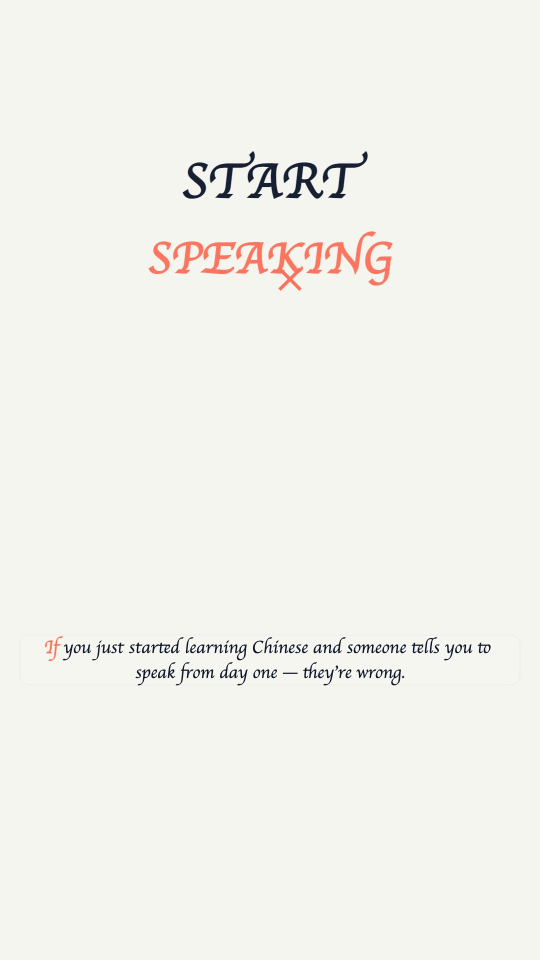
#> input picture content/01_silent_period/frames/frame_000006.jpg, 1080 x 1920 px (shown at 1/2 size); its folder holds only this picture in this run
$ python -i process_xihuan_cats.py   (imports and definitions only)
#> lines starting #> are read from the running program, lines starting #| are printed output that depends on the picture
import os
import glob
from PIL import Image, ImageOps

def make_transparent_lineart(img_path, out_path):
    img = Image.open(img_path).convert('L')

    # Invert grayscale: white (255) -> 0, black (0) -> 255
    # Boost contrast so paper background is 0 alpha
    table = []
    for i in range(256):
        if i >= 235:
            table.append(0)
        elif i <= 150:
            table.append(255)
        else:
            table.append(int((235 - i) / (235 - 150) * 255))

    alpha = img.point(table, mode='L')

    # Create dark slate color image (#0F172A = rgb(15, 23, 42))
    solid = Image.new('RGBA', img.size, (15, 23, 42, 255))
    solid.putalpha(alpha)

    os.makedirs(os.path.dirname(out_path), exist_ok=True)
    solid.save(out_path, 'PNG')
    print(f"Saved: {out_path}")

def generate_subtle_wobble_frames(base_png_path, out_prefix):
#> called with out_prefix = 'out.png'
    img = Image.open(base_png_path).convert('RGBA')
    w, h = img.size
#> w = 1080; h = 1920

    # Frame 1: Original
    img.save(f"{out_prefix}_f1.png", 'PNG')

    # Frame 2: Slight stretch
    f2 = img.resize((int(w * 1.015), int(h * 0.985)), Image.Resampling.BILINEAR)
    canvas2 = Image.new('RGBA', (w, h), (0, 0, 0, 0))
#> canvas2: PIL image 1080x1920 RGBA; every value is 0
    x_off2 = (w - f2.width) // 2
#> x_off2 = -8
    y_off2 = h - f2.height
#> y_off2 = 29
    canvas2.paste(f2, (x_off2, y_off2))
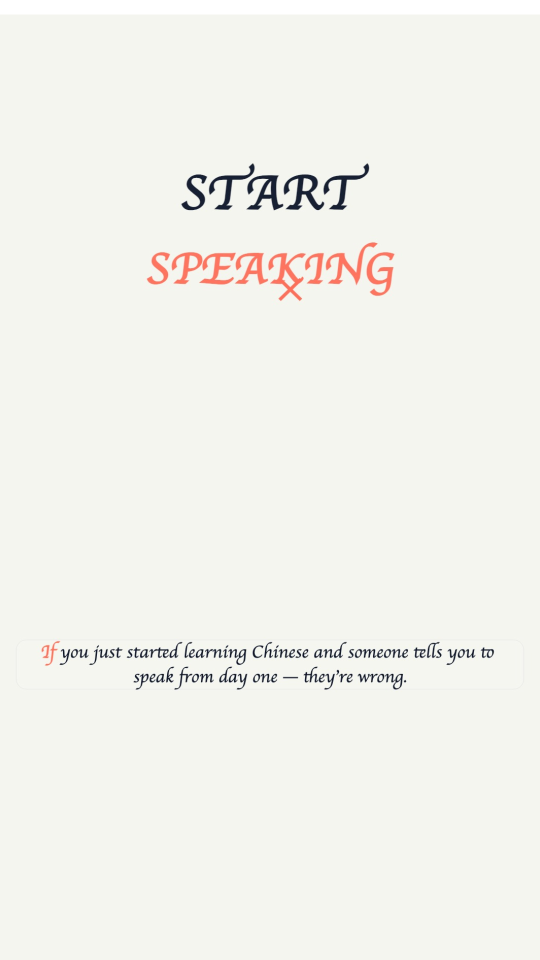
#> canvas2: PIL image 1080x1920 RGBA (shown at 1/2 size); mean R, G, B, A 238.4, 238.6, 232.8, 251.1; transparent parts drawn white
    canvas2.save(f"{out_prefix}_f2.png", 'PNG')

    # Frame 3: Slight bounce
    f3 = img.resize((int(w * 0.985), int(h * 1.015)), Image.Resampling.BILINEAR)
    canvas3 = Image.new('RGBA', (w, h), (0, 0, 0, 0))
    x_off3 = (w - f3.width) // 2
#> x_off3 = 8
    y_off3 = h - f3.height
#> y_off3 = -28
    canvas3.paste(f3, (x_off3, y_off3))
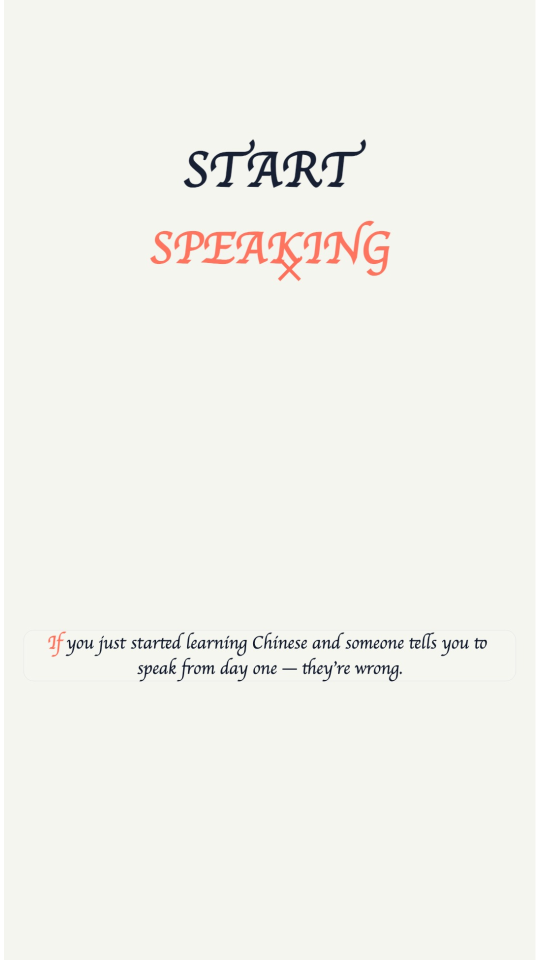
#> canvas3: PIL image 1080x1920 RGBA (shown at 1/2 size); mean R, G, B, A 238.2, 238.4, 232.6, 251; transparent parts drawn white
    canvas3.save(f"{out_prefix}_f3.png", 'PNG')
    print(f"Generated 3 flipbook frames for: {out_prefix}")

brain_dir = "/Users/peterridilla/.gemini/antigravity/brain/65f57bf0-24c4-4b3a-ad2f-1dac1b2037a1"
dest_dir = "/Users/peterridilla/Documents/fun/kanshu/videos/engine/public/cats/xihuan"
# [1 line not run here, left out]

actions = [
    ("cat_xihuan_f1", "cat_xihuan"),
    ("cat_drum_f1", "cat_drum"),
    ("cat_sing_f1", "cat_sing"),
    ("cat_victory_f1", "cat_victory"),
    ("cat_bird_f1", "cat_bird"),
    ("cat_gasp_f1", "cat_gasp"),
    ("cat_cheer_f1", "cat_cheer"),
]

# [13 lines not run here, left out]

>>> result = generate_subtle_wobble_frames('../../content/01_silent_period/frames/frame_000006.jpg', 'out.png')
